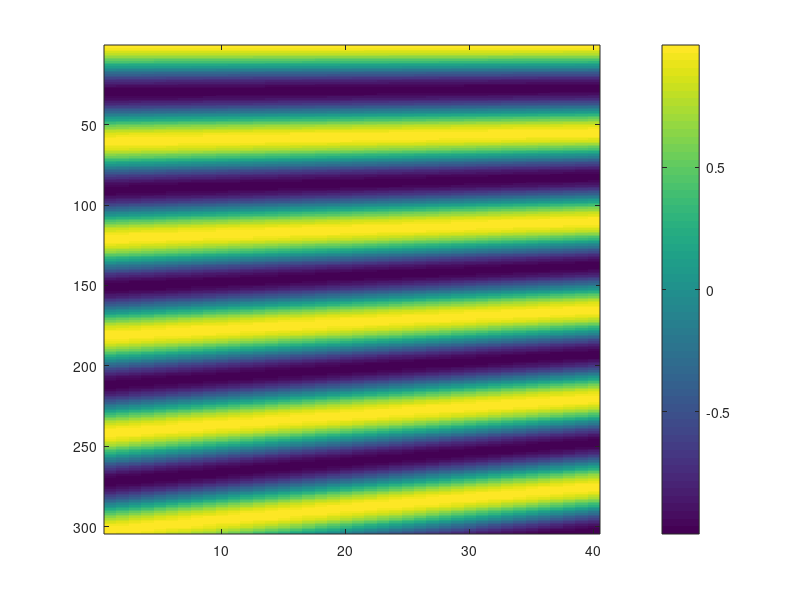

Write the MATLAB code that produced this figure. (Note: this script raises an error after producing the figure.)
% plot_FT_of_columns_test.m

fs = 15.1515;
nrows = 304;
ncols = 40;
fb = 15;
alpha = 0.1

fb_sec = fb/60

y = 1:nrows;
x = 1:ncols;
sx = x/ncols;
sy = y/nrows;
[sX,sY] = meshgrid(sx,sy);

[X,Y] = meshgrid(x,y);
tY = Y/fs;

% imagesc(tY); colorbar; shg
% f2D = fb_sec .*(1 + 0.01.*sY);
% imagesc(f2D); colorbar; shg
% fakeBreathing = cos(f2D.*tY);
% imagesc(fakeBreathing); colorbar; shg
% f2D = fb_sec .*(1 + 0.01.*sX);
% fakeBreathing = cos(f2D.*tY);
% imagesc(fakeBreathing); colorbar; shg
% imagesc(tY); colorbar; shg
% shg
% fakeBreathing = cos(2*pi*f2D.*tY);
% imagesc(fakeBreathing); colorbar; shg

f2D = fb_sec .*(1 + alpha.*sX);
fakeBreathing = cos(2*pi*f2D.*tY);
figure
imagesc(fakeBreathing); colorbar; shg

% which plot_FT_of_columns
% setupMatlab
% which plot_FT_of_columns
% shg
% plot_FT_of_columns(fakeBreath, fs, 80, 0, true); shg
% plot_FT_of_columns(fakeBreathing, fs, 80, 0, true); shg
% ax = gca;
% ax.YAxis
% f(fmask)
% plot_FT_of_columns(fakeBreathing, fs, 80, 0, true); shg
% f(fmask)
% df = mean(diff(f(fmask)))
% subf = f(fmask);
% y_ax_limits = [subf(0)-df/2, subf(end)+df/2]
% y_ax_limits = [subf(0)-df/2, subf(:end)+df/2]
% first(subf)
% subf(end)
% y_ax_limits = [subf(1)-df/2, subf(end)+df/2]
% ylimit(y_ax_limits)
% ylim(y_ax_limits)
% shg
% doc imagesc
% imagesc(subf,1:40,naf_td_sig); shg
% imagesc((1:40),subf,naf_td_sig); shg
% imagesc((1:40),subf,naf_td_sig(fmask,:)); shg

figure
plot_FT_of_columns(fakeBreathing, fs, 80, 0, true); shg